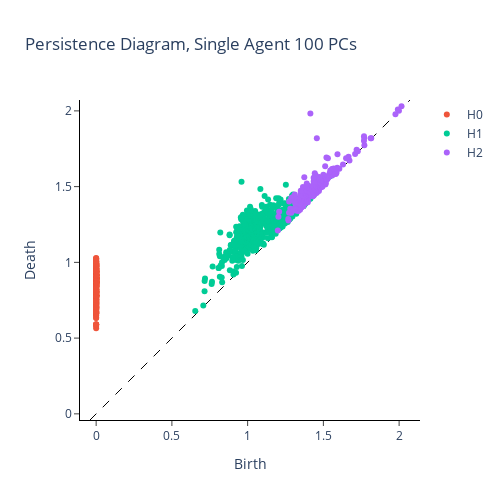

Here is the notebook cell this chart was saved with:
### Code cell
diagrams_pca = compute_persistence_diagrams([pca_transformed_X[-1]])

fig = plot_diagram(diagrams_pca[0])

fig.update_layout(title="Persistence Diagram, Single Agent 100 PCs")

### Figure 1 — Plotly figure (JSON) as saved in the notebook; plotly's stock layout.template omitted (floating-point values rounded to 4 significant figures; data arrays with more than 128 entries replaced by an {"elided": "..."} marker saying what was removed)
{"data": [{"hoverinfo": "none", "line": {"color": "black", "dash": "dash", "width": 1}, "mode": "lines", "showlegend": false, "type": "scatter", "x": [-0.04062, 2.072], "y": [-0.04062, 2.072]}, {"hoverinfo": "text", "hovertext": {"elided": "399 str values"}, "mode": "markers", "name": "H0", "type": "scatter", "x": {"elided": "399 int values"}, "y": {"elided": "399 float values"}}, {"hoverinfo": "text", "hovertext": {"elided": "582 str values"}, "mode": "markers", "name": "H1", "type": "scatter", "x": {"elided": "582 float values"}, "y": {"elided": "582 float values"}}, {"hoverinfo": "text", "hovertext": {"elided": "207 str values"}, "mode": "markers", "name": "H2", "type": "scatter", "x": {"elided": "207 float values"}, "y": {"elided": "207 float values"}}], "layout": {"height": 500, "plot_bgcolor": "white", "title": {"text": "Persistence Diagram, Single Agent 100 PCs"}, "width": 500, "xaxis": {"autorange": false, "exponentformat": "e", "linecolor": "black", "linewidth": 1, "mirror": false, "range": [-0.04062, 2.072], "showexponent": "all", "showline": true, "side": "bottom", "ticks": "outside", "title": {"text": "Birth"}, "type": "linear", "zeroline": true}, "yaxis": {"autorange": false, "exponentformat": "e", "linecolor": "black", "linewidth": 1, "mirror": false, "range": [-0.04062, 2.072], "scaleanchor": "x", "scaleratio": 1, "showexponent": "all", "showline": true, "side": "left", "ticks": "outside", "title": {"text": "Death"}, "type": "linear", "zeroline": true}}}
